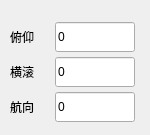
    <widget class="PanelItem" name="Page1_Pane4" native="true">
     <property name="geometry">
      <rect>
       <x>0</x>
       <y>420</y>
       <width>150</width>
       <height>135</height>
      </rect>
     </property>
     <property name="minimumSize">
      <size>
       <width>150</width>
       <height>135</height>
      </size>
     </property>
     <property name="maximumSize">
      <size>
       <width>150</width>
       <height>135</height>
      </size>
     </property>
     <widget class="QLabel" name="Page1_Pane4_Label1">
      <property name="geometry">
       <rect>
        <x>10</x>
        <y>22</y>
        <width>40</width>
        <height>30</height>
       </rect>
      </property>
      <property name="minimumSize">
       <size>
        <width>40</width>
        <height>30</height>
       </size>
      </property>
      <property name="maximumSize">
       <size>
        <width>40</width>
        <height>30</height>
       </size>
      </property>
      <property name="text">
       <string>俯仰</string>
      </property>
     </widget>
     <widget class="QLineEdit" name="Page1_Pane4_Pitch_lineEdit">
      <property name="geometry">
       <rect>
        <x>55</x>
        <y>22</y>
        <width>80</width>
        <height>30</height>
       </rect>
      </property>
      <property name="minimumSize">
       <size>
        <width>80</width>
        <height>30</height>
       </size>
      </property>
      <property name="maximumSize">
       <size>
        <width>80</width>
        <height>30</height>
       </size>
      </property>
      <property name="focusPolicy">
       <enum>Qt::NoFocus</enum>
      </property>
      <property name="text">
       <string>0</string>
      </property>
      <property name="readOnly">
       <bool>true</bool>
      </property>
     </widget>
     <widget class="QLabel" name="Page1_Pane4_Label2">
      <property name="geometry">
       <rect>
        <x>10</x>
        <y>57</y>
        <width>40</width>
        <height>30</height>
       </rect>
      </property>
      <property name="minimumSize">
       <size>
        <width>40</width>
        <height>30</height>
       </size>
      </property>
      <property name="maximumSize">
       <size>
        <width>40</width>
        <height>30</height>
       </size>
      </property>
      <property name="text">
       <string>横滚</string>
      </property>
     </widget>
     <widget class="QLineEdit" name="Page1_Pane4_Roll_lineEdit">
      <property name="geometry">
       <rect>
        <x>55</x>
        <y>57</y>
        <width>80</width>
        <height>30</height>
       </rect>
      </property>
      <property name="minimumSize">
       <size>
        <width>80</width>
        <height>30</height>
       </size>
      </property>
      <property name="maximumSize">
       <size>
        <width>80</width>
        <height>30</height>
       </size>
      </property>
      <property name="focusPolicy">
       <enum>Qt::NoFocus</enum>
      </property>
      <property name="text">
       <string>0</string>
      </property>
      <property name="readOnly">
       <bool>true</bool>
      </property>
     </widget>
     <widget class="QLineEdit" name="Page1_Pane4_Yaw_lineEdit">
      <property name="geometry">
       <rect>
        <x>55</x>
        <y>92</y>
        <width>80</width>
        <height>30</height>
       </rect>
      </property>
      <property name="minimumSize">
       <size>
        <width>80</width>
        <height>30</height>
       </size>
      </property>
      <property name="maximumSize">
       <size>
        <width>80</width>
        <height>30</height>
       </size>
      </property>
      <property name="focusPolicy">
       <enum>Qt::NoFocus</enum>
      </property>
      <property name="text">
       <string>0</string>
      </property>
      <property name="readOnly">
       <bool>true</bool>
      </property>
     </widget>
     <widget class="QLabel" name="Page1_Pane4_Label3">
      <property name="geometry">
       <rect>
        <x>10</x>
        <y>92</y>
        <width>40</width>
        <height>30</height>
       </rect>
      </property>
      <property name="minimumSize">
       <size>
        <width>40</width>
        <height>30</height>
       </size>
      </property>
      <property name="maximumSize">
       <size>
        <width>40</width>
        <height>30</height>
       </size>
      </property>
      <property name="text">
       <string>航向</string>
      </property>
     </widget>
    </widget>
